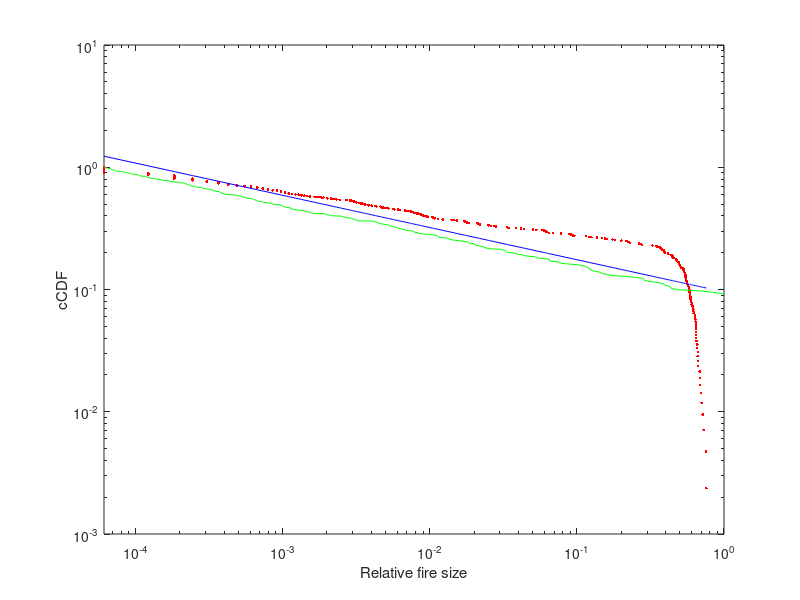

Recreate this plot in MATLAB.
%  x = [ 0.5000 1.0000 2.0000 5.0000 10.0000 20.0000 50.0000 100.0000];
%  y = [ 0.8447 1.4494 3.5760 10.9288 23.1908 44.6963 114.9254 344.6238];
%  loglog(x,y,'bd');
%  hold on
%  axis([0 100 0 350])
%  p = polyfit(log(x),log(y),1);
%  z = polyval(p,log(x));
%  hold on;
%  loglog(x,exp(z))

clear all;
data = load('plotData.mat');

burnedTrees = data.burnedTrees;
cCDF = data.cCDF;

figure(200)
xmin = burnedTrees(end);
loglog(burnedTrees, cCDF, 'r.')
hold on


p = polyfit(log(burnedTrees),log(cCDF),1);
z = polyval(p,log(burnedTrees));

% hold on;
loglog(burnedTrees,exp(z), 'b')
% set(gca, 'YScale', 'log')
% set(gca, 'XScale', 'log')
xlim([xmin 1])
xlabel('Relative fire size')
ylabel('cCDF')
hold on % Hold on for next


% y = slope*x+m


y1 = log(exp(z(1)));
y2 = log(exp(z(end)));
y1
y2
x1 = log(burnedTrees(1));
x2 = log(burnedTrees(end));
x1
x2

yDiff = y2-y1;
xDiff = x2 - x1;

slope = yDiff/xDiff;


slope
tau = 1-slope;
tau

nrOfDataPoints = size(burnedTrees,1);

syntheticData = [];

tauExp = -1/(tau-1);
ymin = 0.695;
for i = 1:nrOfDataPoints
    ri = rand;
    syntheticData(i) = (1/128^2)*(1-ri)^(-(1/(tau-1)));
end

syntheticData = sort(syntheticData, 'descend'); %This is X_i
xAxis = syntheticData;
yAxis = xAxis;
for i = 1:nrOfDataPoints
    yAxis(i) = i/nrOfDataPoints;
end

loglog(xAxis,yAxis,'g');
